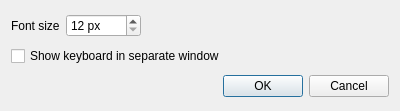
<?xml version="1.0" encoding="UTF-8"?>
<ui version="4.0">
 <class>SettingsForm</class>
 <widget class="QDialog" name="Settings">
  <property name="geometry">
   <rect>
    <x>0</x>
    <y>0</y>
    <width>400</width>
    <height>111</height>
   </rect>
  </property>
  <property name="windowTitle">
   <string>Settings</string>
  </property>
  <property name="windowIcon">
   <iconset resource="res.qrc">
    <normaloff>:/images/icon</normaloff>:/images/icon</iconset>
  </property>
  <layout class="QVBoxLayout" name="verticalLayout">
   <item>
    <layout class="QHBoxLayout" name="horizontalLayout">
     <item>
      <widget class="QLabel" name="label">
       <property name="text">
        <string>Font size</string>
       </property>
      </widget>
     </item>
     <item>
      <widget class="QSpinBox" name="fontSize">
       <property name="sizePolicy">
        <sizepolicy hsizetype="Minimum" vsizetype="Fixed">
         <horstretch>0</horstretch>
         <verstretch>0</verstretch>
        </sizepolicy>
       </property>
       <property name="minimumSize">
        <size>
         <width>75</width>
         <height>0</height>
        </size>
       </property>
       <property name="suffix">
        <string notr="true"> px</string>
       </property>
       <property name="minimum">
        <number>12</number>
       </property>
      </widget>
     </item>
     <item>
      <spacer name="horizontalSpacer">
       <property name="orientation">
        <enum>Qt::Horizontal</enum>
       </property>
       <property name="sizeHint" stdset="0">
        <size>
         <width>40</width>
         <height>20</height>
        </size>
       </property>
      </spacer>
     </item>
    </layout>
   </item>
   <item>
    <widget class="QCheckBox" name="separateKeyboard">
     <property name="text">
      <string>Show keyboard in separate window</string>
     </property>
    </widget>
   </item>
   <item>
    <widget class="QDialogButtonBox" name="buttonBox">
     <property name="orientation">
      <enum>Qt::Horizontal</enum>
     </property>
     <property name="standardButtons">
      <set>QDialogButtonBox::Cancel|QDialogButtonBox::Ok</set>
     </property>
    </widget>
   </item>
  </layout>
 </widget>
 <resources>
  <include location="res.qrc"/>
 </resources>
 <connections>
  <connection>
   <sender>buttonBox</sender>
   <signal>accepted()</signal>
   <receiver>Settings</receiver>
   <slot>accept()</slot>
   <hints>
    <hint type="sourcelabel">
     <x>248</x>
     <y>254</y>
    </hint>
    <hint type="destinationlabel">
     <x>157</x>
     <y>274</y>
    </hint>
   </hints>
  </connection>
  <connection>
   <sender>buttonBox</sender>
   <signal>rejected()</signal>
   <receiver>Settings</receiver>
   <slot>reject()</slot>
   <hints>
    <hint type="sourcelabel">
     <x>316</x>
     <y>260</y>
    </hint>
    <hint type="destinationlabel">
     <x>286</x>
     <y>274</y>
    </hint>
   </hints>
  </connection>
 </connections>
</ui>
